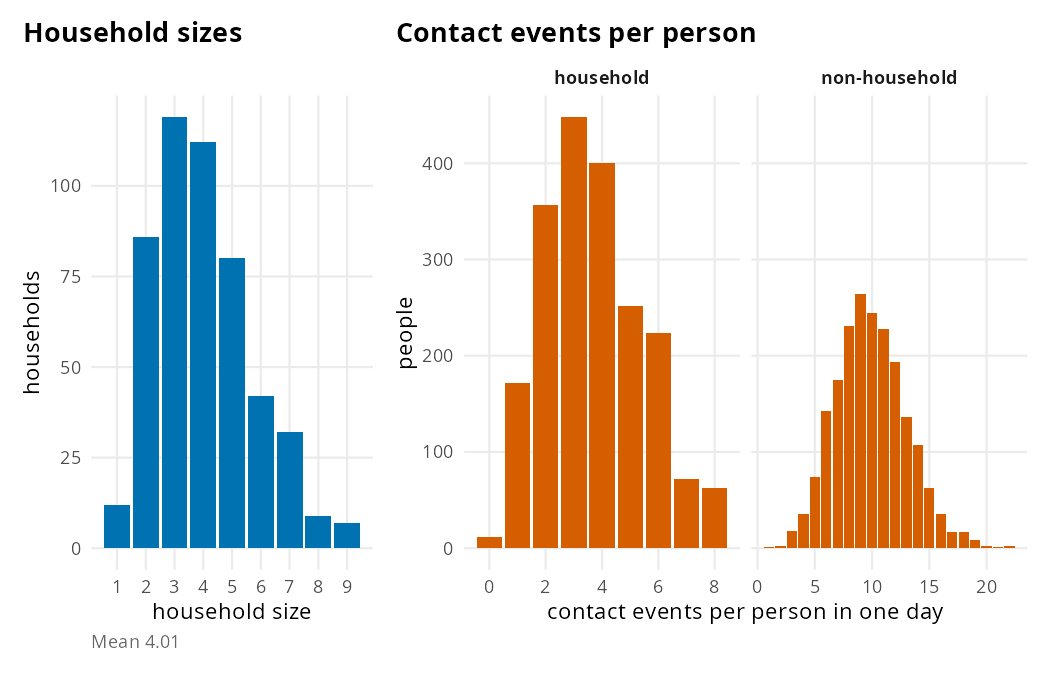

Source code (R):
# Expected: every household has at least one member, and sizes average the
# set average household size (4). In one timestep, each person has one
# household contact event with each other member of their household, and a
# Poisson-like number of non-household contact events with mean equal to
# the set rate (10 per day).

source("reports/theme.R")
library(patchwork)

household_sizes <- read_draws("household_sizes")
counts <- read_draws("contacts_per_person")
long <- rbind(
  data.frame(location = "household", contact_events = counts$household),
  data.frame(location = "non-household",
             contact_events = counts$non_household)
)

sizes_figure <- ggplot(household_sizes, aes(household_size)) +
  geom_bar(fill = figure_colours[1]) +
  scale_x_continuous(breaks = function(limits) seq(1, limits[2], by = 1)) +
  labs(x = "household size", y = "households",
       title = "Household sizes",
       caption = paste("Mean", round(mean(household_sizes$household_size),
                                     2)))

contacts_figure <- ggplot(long, aes(contact_events)) +
  geom_bar(fill = figure_colours[2]) +
  facet_wrap(~ location, scales = "free_x") +
  labs(x = "contact events per person in one day", y = "people",
       title = "Contact events per person")

save_figure(sizes_figure + contacts_figure +
              plot_layout(widths = c(1, 2)),
            "contacts")
